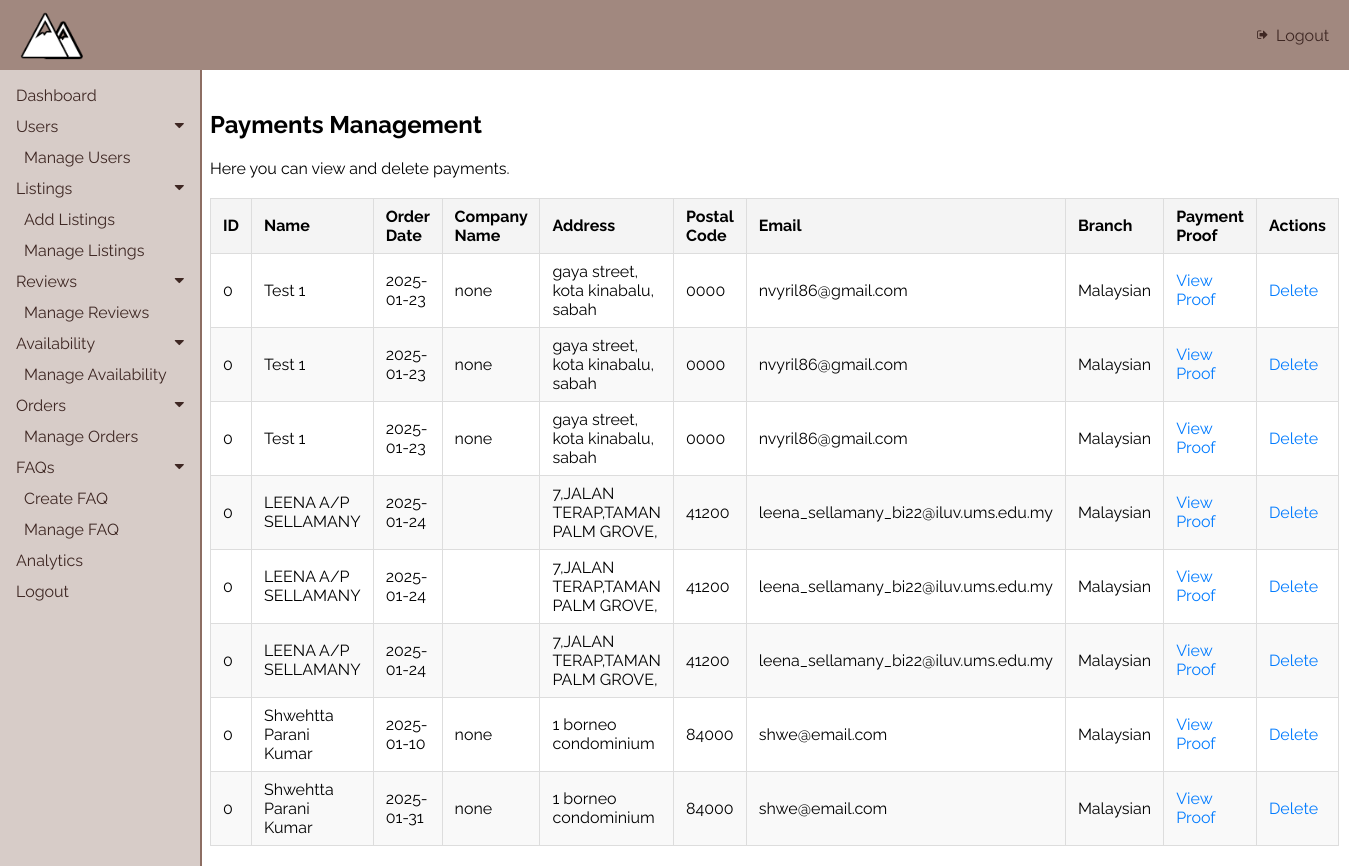
Page /admin/modules/orders/manageOrders.php on the committed database.
### tables this page shows
CREATE TABLE `payments` (
  `id` int(11) NOT NULL,
  `name` varchar(100) NOT NULL,
  `orderDate` date NOT NULL,
  `companyName` varchar(100) DEFAULT NULL,
  `address` text NOT NULL,
  `postalCode` varchar(20) NOT NULL,
  `email` varchar(100) NOT NULL,
  `branch` enum('Malaysian','Non-Malaysian') NOT NULL,
  `payment_proof` varchar(255) NOT NULL,
  `created_at` timestamp NOT NULL DEFAULT current_timestamp(),
  `totalPrice` decimal(10,2) NOT NULL DEFAULT 0.00
);

### admin/modules/orders/manageOrders.php (the view, shortened to what this page needs)
<?php
include("../../../config/config.php");
$sql = "SELECT * FROM payments";
$result = mysqli_query($conn, $sql);
?>
<!DOCTYPE html>
<html lang="en">
<head>
  <link rel="stylesheet" href="https://cdnjs.cloudflare.com/ajax/libs/font-awesome/4.7.0/css/font-awesome.min.css">
  <link rel="stylesheet" type="text/css" href="<?php echo ADMIN_BASE_URL; ?>/css/admin.css">
</head>
<body>
  <div class="topNav">
    <img src="<?php echo ADMIN_BASE_URL; ?>/img/icon.png" alt="Logo">
    <a href="../../../../mainpage.php">
      <i class="fa fa-sign-out" style="font-size: 12px;"></i> Logout
    </a>
  </div>
  <?php include '../../includes/sideNav.php'; ?>
  <div class="main">
    <h2>Payments Management</h2>
    <p>Here you can view and delete payments.</p>
    <table class="payment-table">
      <thead>
        <tr>
          <th>ID</th>
          <th>Name</th>
          <th>Order Date</th>
          <th>Company Name</th>
          <th>Address</th>
          <th>Postal Code</th>
          <th>Email</th>
          <th>Branch</th>
          <th>Payment Proof</th>
          <th>Actions</th>
        </tr>
      </thead>
      <tbody>
        <?php
        if (mysqli_num_rows($result) > 0) {
            while($row = mysqli_fetch_assoc($result)) {
                echo "<tr>";
                echo "<td>" . $row['id'] . "</td>";
                echo "<td>" . $row['name'] . "</td>";
                echo "<td>" . $row['orderDate'] . "</td>";
                echo "<td>" . $row['companyName'] . "</td>";
                echo "<td>" . $row['address'] . "</td>";
                echo "<td>" . $row['postalCode'] . "</td>";
                echo "<td>" . $row['email'] . "</td>";
                echo "<td>" . $row['branch'] . "</td>";
                echo "<td><a href='" . $row['payment_proof'] . "' target='_blank'>View Proof</a></td>";
                echo "<td><a href='?delete_id=" . $row['id'] . "' onclick='return confirm(\"Are you sure you want to delete this payment?\")'>Delete</a></td>";
                echo "</tr>";
            }
        } else {
            echo "<tr><td colspan='10'>No payments found.</td></tr>";
        }
        ?>
      </tbody>
    </table>
  </div>
</body>
</html>

### admin/css/admin.css (style rules this page uses)
body { font-family: "Raleway", sans-serif; margin: 0; padding: 0; background-color: #fff; }
.topNav { position: fixed; display: flex; justify-content: space-between; align-items: center; background-color: #a1887f; color: #3e2723; padding: 10px 20px; position: fixed; top: 0; left: 0; width: 100%; z-index: 2; box-sizing: border-box; }
.topNav img { height: 50px; }
.topNav a { color: #3e2723; text-decoration: none; font-size: 16px; display: flex; align-items: center; }
.topNav .fa { margin-right: 8px; }
.main { margin-top: 70px; margin-left: 200px; padding: 20px 10px; background-color: #fff; }

### admin/modules/orders/manageOrders.php (style rules this page uses)
table.payment-table { width: 100%; border-collapse: collapse; margin-top: 20px; }
table.payment-table th, table.payment-table td { border: 1px solid #ddd; padding: 8px 12px; text-align: left; }
table.payment-table th { background-color: #f4f4f4; font-weight: bold; }
table.payment-table tr:nth-child(even) { background-color: #f9f9f9; }
table.payment-table a { color: #007bff; text-decoration: none; }

### rows in the picture
payments: id "0", name "Test 1", orderDate "2025-01-23", companyName "none", address "gaya street, kota kinabalu, sabah", postalCode "0000", email "nvyril86@gmail.com", branch "Malaysian"
payments: id "0", name "Test 1", orderDate "2025-01-23", companyName "none", address "gaya street, kota kinabalu, sabah", postalCode "0000", email "nvyril86@gmail.com", branch "Malaysian"
payments: id "0", name "Test 1", orderDate "2025-01-23", companyName "none", address "gaya street, kota kinabalu, sabah", postalCode "0000", email "nvyril86@gmail.com", branch "Malaysian"
payments: id "0", name "LEENA A/P SELLAMANY", orderDate "2025-01-24", address "7,JALAN TERAP,TAMAN PALM GROVE,", postalCode "41200", email "leena_sellamany_bi22@iluv.ums.edu.my", branch "Malaysian"
payments: id "0", name "LEENA A/P SELLAMANY", orderDate "2025-01-24", address "7,JALAN TERAP,TAMAN PALM GROVE,", postalCode "41200", email "leena_sellamany_bi22@iluv.ums.edu.my", branch "Malaysian"
payments: id "0", name "LEENA A/P SELLAMANY", orderDate "2025-01-24", address "7,JALAN TERAP,TAMAN PALM GROVE,", postalCode "41200", email "leena_sellamany_bi22@iluv.ums.edu.my", branch "Malaysian"
payments: id "0", name "Shwehtta Parani Kumar", orderDate "2025-01-10", companyName "none", address "1 borneo condominium", postalCode "84000", email "shwe@email.com", branch "Malaysian"
payments: id "0", name "Shwehtta Parani Kumar", orderDate "2025-01-31", companyName "none", address "1 borneo condominium", postalCode "84000", email "shwe@email.com", branch "Malaysian"
